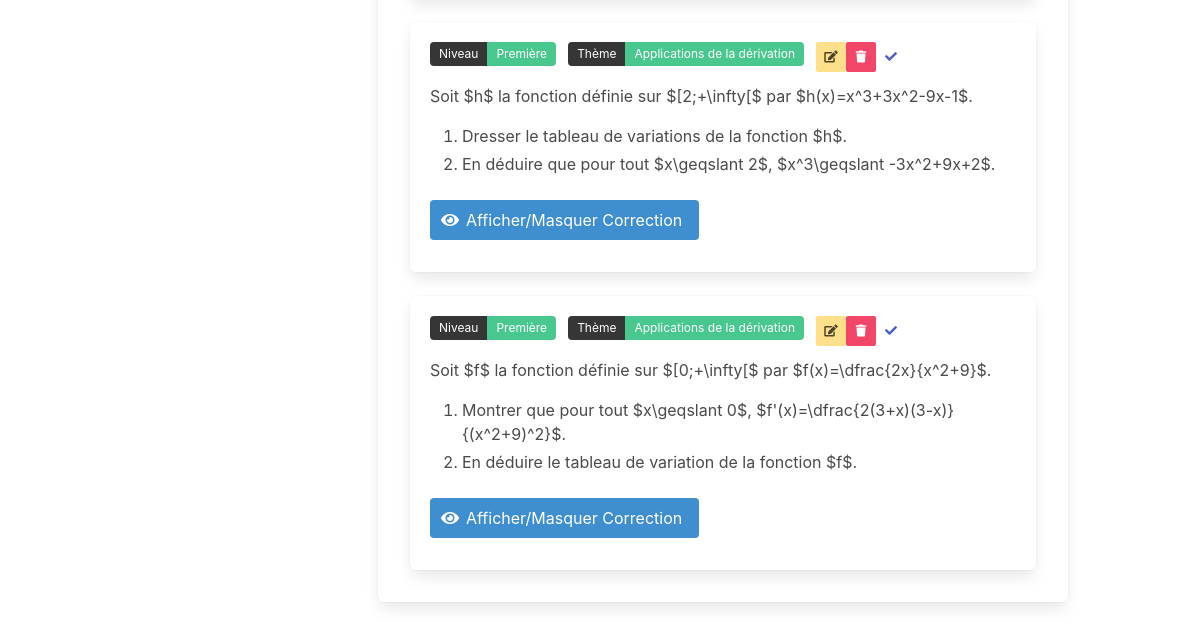
Before: /?level=Première (lower part) with the older database file.
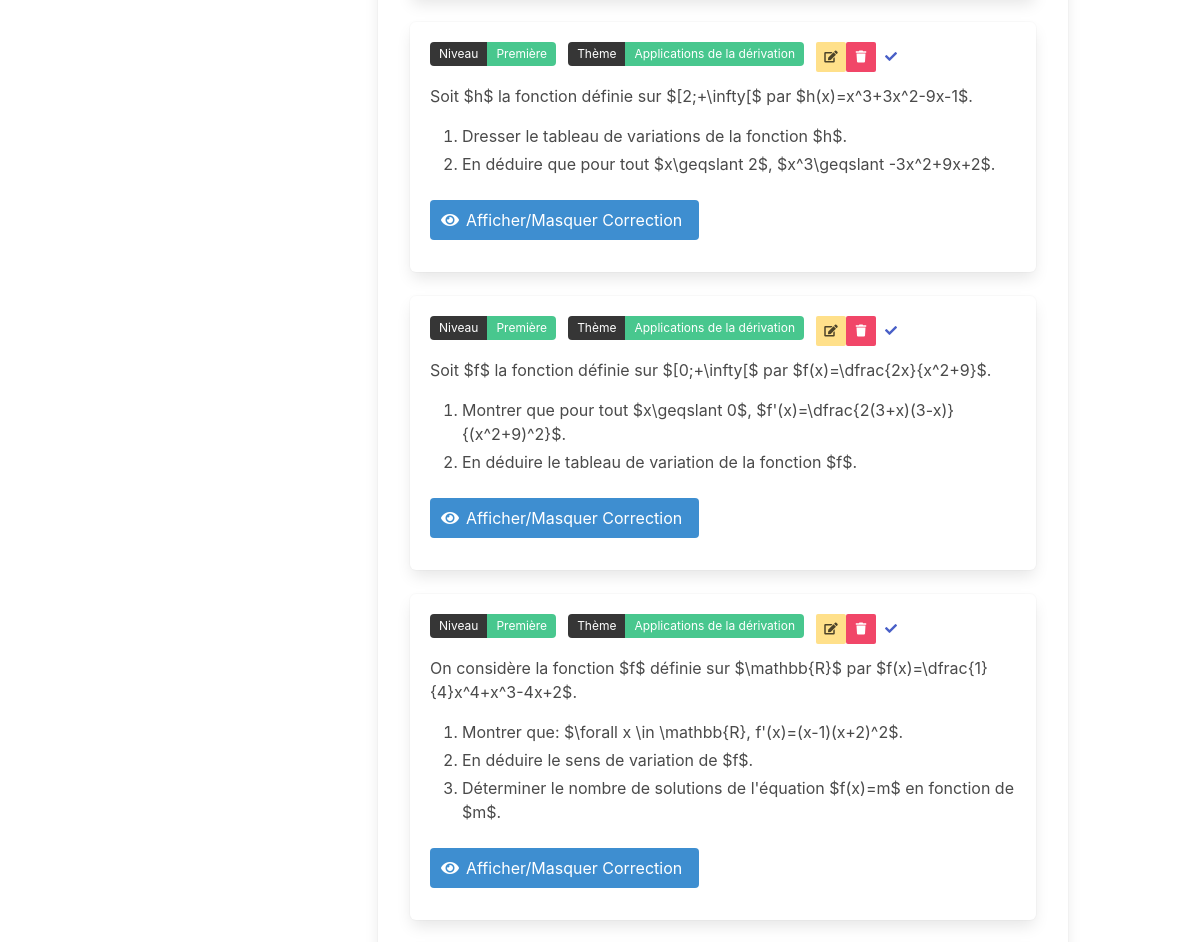
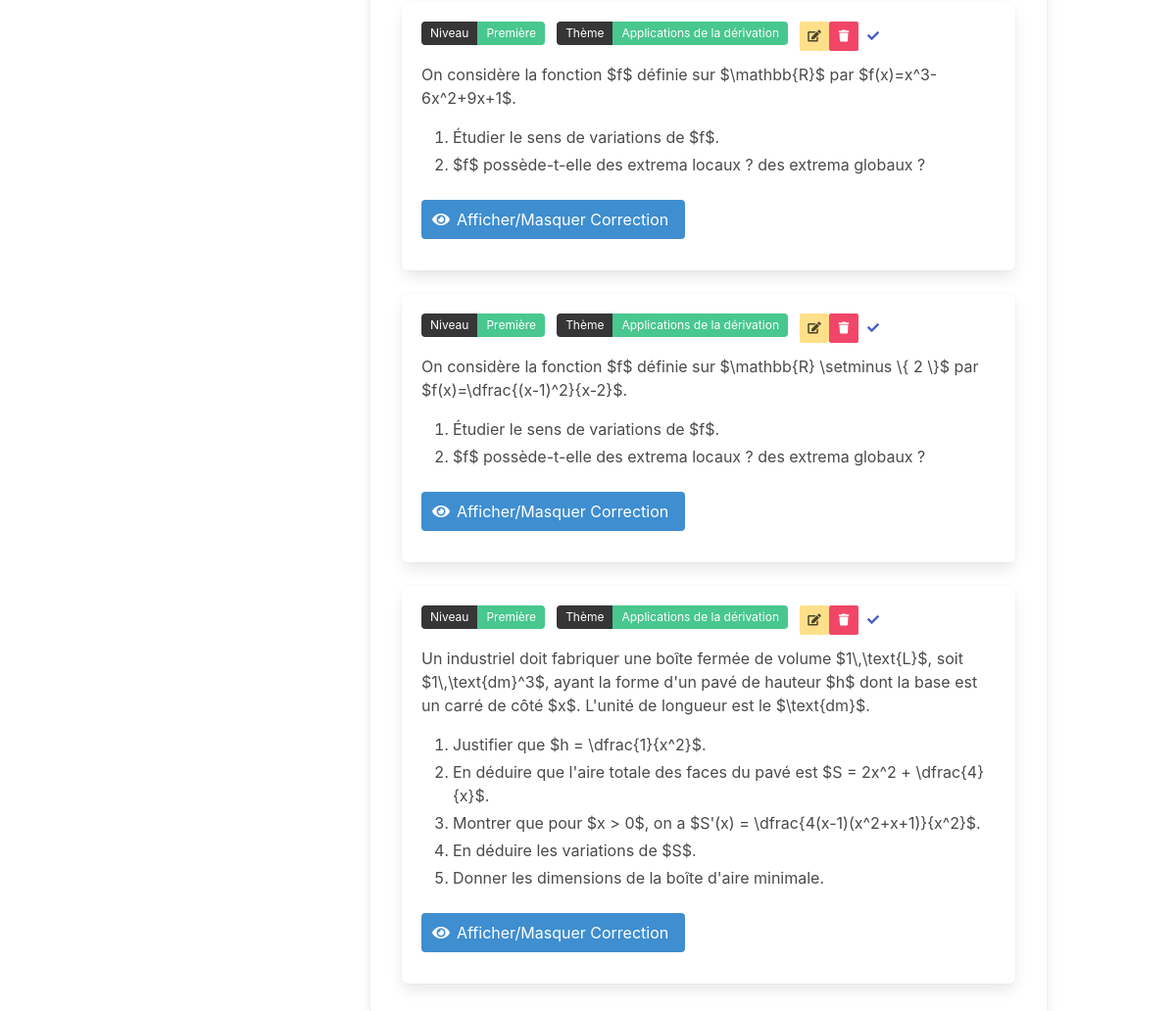
After: the same page with the newer database file (2 pictures, top to bottom).
### models.py (models this page shows, shortened)
class Exercice(db.Model):
    __tablename__ = 'exercices'
    id = db.Column(db.String, primary_key=True)
    level = db.Column(db.String, nullable=False)
    theme = db.Column(db.String, nullable=False)
    selected = db.Column(db.Boolean, default=False)
    content = db.Column(db.Text, nullable=False)
    latex_code = db.Column(db.Text, nullable=False)
    correction = db.Column(db.Text, nullable=False)
    latex_correction = db.Column(db.Text, nullable=False)

### app.py (the view)
@app.route('/')
def home():
    exercices = Exercice.query.all()
    selected_exercises = session.get('selected_exercises', [])
    return render_template('index.html', exercices=exercices, selected_exercises=selected_exercises)

### templates/index.html (shortened to what this page needs)
{% extends "base.html" %}
{% set dev_mode = true %}
{% block head %}
    <link rel="stylesheet" href="https://cdnjs.cloudflare.com/ajax/libs/bulma/0.9.3/css/bulma.min.css">
    <link rel="stylesheet" href="https://cdnjs.cloudflare.com/ajax/libs/font-awesome/5.15.4/css/all.min.css">
{% endblock %}
{% block content %}
    <div class="column">
        <div class="box">
                            {% set unique_themes = [] %}
                            {% for exercise in exercices %}
                                {% if exercise.theme not in unique_themes %}
                                    {% set _ = unique_themes.append(exercise.theme) %}
                                {% endif %}
                            {% endfor %}
                {% for exercice in exercices if exercice.level == request.args.get('level', 'Seconde') and (not request.args.get('theme') or request.args.get('theme') == 'all' or exercice.theme == request.args.get('theme')) %}
                    <div class="column is-full">
                        <div class="box {% if exercice.id in selected_exercises %}has-background-primary{% endif %}">
                            <div class="field is-grouped is-grouped-multiline">
                                <div class="control">
                                    <div class="tags has-addons">
                                        <span class="tag is-dark">Niveau</span>
                                        <span class="tag is-success">{{ exercice.level }}</span>
                                    </div>
                                </div>
                                <div class="control">
                                    <div class="tags has-addons">
                                        <span class="tag is-dark">Thème</span>
                                        <span class="tag is-success">{{ exercice.theme }}</span>
                                    </div>
                                </div>
                                {% if dev_mode %}
                                <div class="field is-pulled-right">
                                    <a class="button is-small is-warning" href="/edit_exercise?id={{ exercice.id }}">
                                        <span class="icon is-small">
                                            <i class="fas fa-edit"></i>
                                        </span>
                                    </a>
                                </div>
                                <div class="field is-pulled-right">
                                    <button class="button is-small is-danger" onclick="document.getElementById('deleteModal-{{ exercice.id }}').classList.add('is-active')">
                                        <span class="icon is-small">
                                            <i class="fas fa-trash"></i>
                                        </span>
                                    </button>
                                </div>
                                {% endif %}
                                <div class="field is-pulled-right">
                                    <form id="selectExerciseForm-{{ exercice.id }}" action="/select_exercise" method="post" style="display:inline;">
                                        <div class="tags has-addons">
                                            <button class="button is-small is-link is-inverted" type="submit">
                                                <span class="icon is-small">
                                                    <i class="fas {{ 'fa-times' if exercice.id in selected_exercises else 'fa-check' }}"></i>
                                                </span>
                                            </button>
                                        </div>
                                    </form>
                                </div>
                            </div>
                            <div class="content">{{ exercice.content | safe }}</div>
                            <div class="field">
                                <button class="button is-info" onclick="document.getElementById('correction-{{ loop.index }}').classList.toggle('is-hidden')">
                                    <span class="icon is-small">
                                        <i class="fas fa-eye"></i>
                                    </span>
                                    <span>Afficher/Masquer Correction</span>
                                </button>
                            </div>
                        </div>
                    </div>
                {% endfor %}
            </div>
        </div>
    </div>
{% endblock %}

### templates/base.html (shortened to what this page needs)
<!DOCTYPE html>
<html lang="en">
<head>
    <link rel="stylesheet" href="https://cdnjs.cloudflare.com/ajax/libs/bulma/0.9.3/css/bulma.min.css">
    <link rel="stylesheet" href="https://cdnjs.cloudflare.com/ajax/libs/font-awesome/5.15.4/css/all.min.css">
    <link rel="stylesheet" href="https://cdnjs.cloudflare.com/ajax/libs/highlight.js/11.7.0/styles/github.min.css">
    {% block head %}{% endblock %}
</head>
<body>
    <section class="section">
        <div class="container">
            <div class="columns">
                <div class="column is-one-quarter">
                </div>
                <div class="column">
                    {% block content %}{% endblock %}
                </div>
            </div>
    </section>
</body>
</html>

Changed rows visible on the page:
added Exercice: level "Première", theme "Applications de la dérivation", content "On considère la fonction $f$ définie sur $\\mathbb{R}$ par $f(x)=\\dfrac{1}{4}x^4+x^3-4x+2$. Montrer que: $\\forall x \\in \\mathbb{R}, f'(x)=(x-1)(x+2)^2$. En déduire le sens de variation de $f$. Déterminer le nombre de solutions de l'équation $f(x)=m$ en fonction de $m$."
added Exercice: level "Première", theme "Applications de la dérivation", content "On considère la fonction $f$ définie sur $\\mathbb{R}$ par $f(x)=x^3-6x^2+9x+1$. Étudier le sens de variations de $f$. $f$ possède-t-elle des extrema locaux ? des extrema globaux ?"
added Exercice: level "Première", theme "Applications de la dérivation", content "On considère la fonction $f$ définie sur $\\mathbb{R} \\setminus \\{ 2 \\}$ par $f(x)=\\dfrac{(x-1)^2}{x-2}$. Étudier le sens de variations de $f$. $f$ possède-t-elle des extrema locaux ? des extrema globaux ?"
added Exercice: level "Première", theme "Applications de la dérivation", content "Un industriel doit fabriquer une boîte fermée de volume $1\\,\\text{L}$, soit $1\\,\\text{dm}^3$, ayant la forme d'un pavé de hauteur $h$ dont la base est un carré de côté $x$. L'unité de longueur est le $\\text{dm}$. Justifier que $h = \\dfrac{1}{x^2}$. En déduire que l'aire totale des faces du pavé est $S = 2x^2 + \\dfrac{4}{x}$. Montrer que pour $x > 0$, on a $S'(x) = \\dfrac{4(x-1)(x^2+x+1)}{x^2}$. En déduire les variations de $S$. Donner les dimensions de la boîte d'aire minimale."
